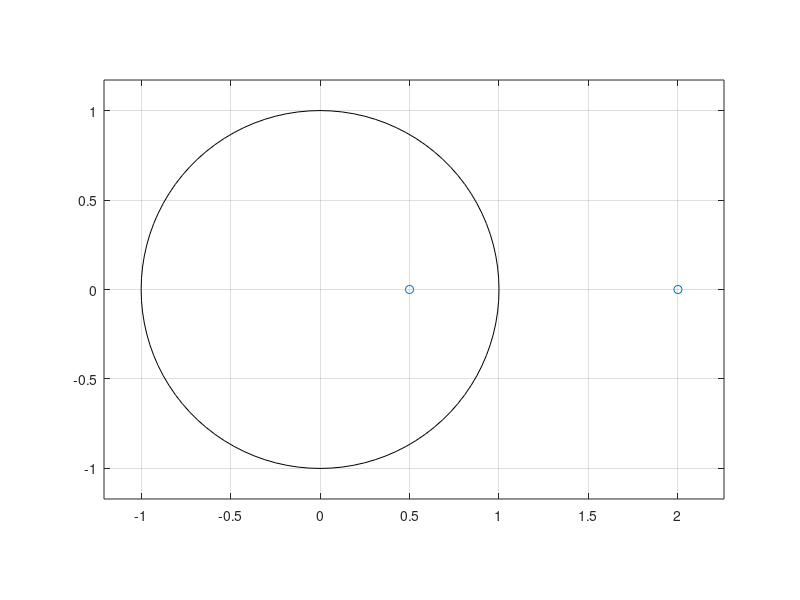

Source code (MATLAB):
% Se define el array con los pulsos
x=[1 zeros(1,29)];

 % Se definen los coeficientes de las ecuaciones en diferencias
a=[1 -2.5 1];
b=[4 0 0];

y = filter(b, a, x)

% Pintamos la grafica discreta y continua
stem(y);

% Calculamos los polos
zplane(roots(a))
